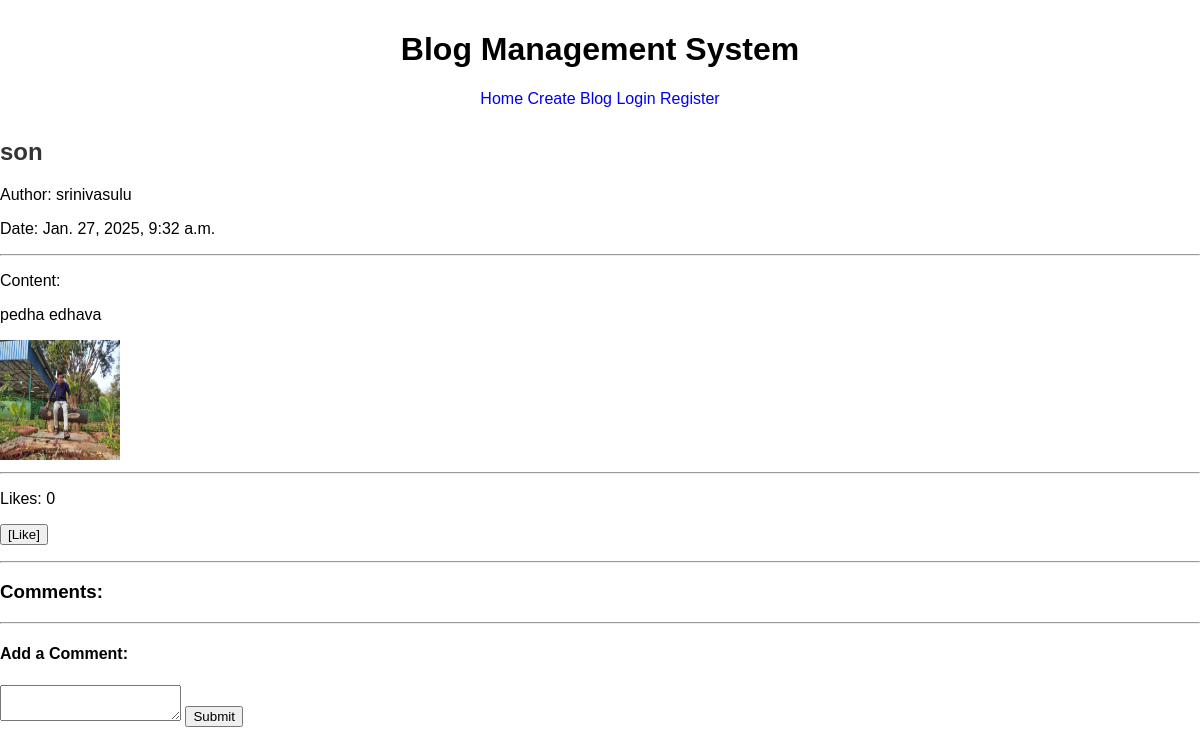
Screenshot of /blogs/16/ with the database file from the repository.
### blog/models.py (models this page shows)
class Blog(models.Model):
    title = models.CharField(max_length=200)
    content = models.TextField()
    author = models.ForeignKey(User, on_delete=models.CASCADE)
    created_at = models.DateTimeField(auto_now_add=True)
    likes = models.ManyToManyField(User, related_name='liked_blogs', blank=True)
    image=models.ImageField(upload_to='blog_images/', blank=True, null=True)

### blog/views.py (the view)
# urls.py: path('blogs/<int:id>/', views.blog_detail, name='blog_detail'), # Blog detail page
def blog_detail(request, id):
    blog = get_object_or_404(Blog, id=id)  # Fetch the blog by ID
    comments = blog.comments.all()  # Get all comments related to the blog
    likes_count = blog.likes.count()  # Get the count of likes
    img = blog.image.url if blog.image else None  # Get image URL if available
    if request.method == 'POST':
        content = request.POST.get('content')
        if content:
            Comment.objects.create(blog=blog, author=request.user, content=content)
            return redirect('blog_detail', id=blog.id)
    return render(request, 'blog/blog_detail.html', {
        'blog': blog,
        'comments': comments,
        'likes_count': likes_count,
        'img': img,
    })

### templates/blog/blog_detail.html (shortened to what this page needs)
{% extends 'blog/base.html' %}
{% block content %}
<div class="blog-detail">
    <h2>{{ blog.title }}</h2>
    <p>Author: {{ blog.author.username }}</p>
    <p>Date: {{ blog.created_at }}</p>
    <hr>
    <p>Content:</p>
    <p>{{ blog.content }}</p>
    {% if blog.image %}
    <img src="{{ blog.image.url }}" alt="{{ blog.title }}" height="120px" width="120px">
    {% endif %}
    <hr>
    <p>Likes: {{ likes_count }}
        <form method="POST" action="{% url 'like_blog' blog.id %}">
            <button type="submit">[Like]</button>
        </form>
    </p>
    <hr>
    <h3>Comments:</h3>
    <hr>
    <h4>Add a Comment:</h4>
    <form method="POST">
        <textarea name="content" required></textarea>
        <button type="submit">Submit</button>
    </form>
</div>
{% endblock %}

### templates/blog/base.html (shortened to what this page needs)
<!DOCTYPE html>
<html lang="en">
<head>
    {% load static %}
    <link rel="stylesheet" href="{% static 'css/styles.css' %}">
</head>
<body>
    <header>
        <h1>Blog Management System</h1>
        <nav>
            <a href="{% url 'home' %}">Home</a>
            <a href="{% url 'create_blog' %}">Create Blog</a>
            {% if request.user.is_authenticated %}
                <a href="{% url 'logout' %}">Logout</a>
                {% if request.user.is_superuser %}
                    <a href="{% url 'admin_dashboard' %}">Admin Dashboard</a>
                {% endif %}
            {% else %}
                <a href="{% url 'login' %}">Login</a>
                <a href="{% url 'register' %}">Register</a>
            {% endif %}
        </nav>
    </header>
    <main>
        {% block content %}{% endblock %}
    </main>
</body>
</html>

### static/css/styles.css (style rules this page uses)
body { margin: 0; padding: 0; font-family: Arial, sans-serif; }
header { padding: 10px; text-align: center; }
h2 { color: #333; }

### templates/blog/base.html (style rules this page uses)
a { text-decoration: none; }

### rows the page displays
Blog: title "son", author.username "srinivasulu", created_at "Jan. 27, 2025, 9:32 a.m.", content "pedha edhava", image (picture)

### other values shown
{{ likes_count }} "0"
